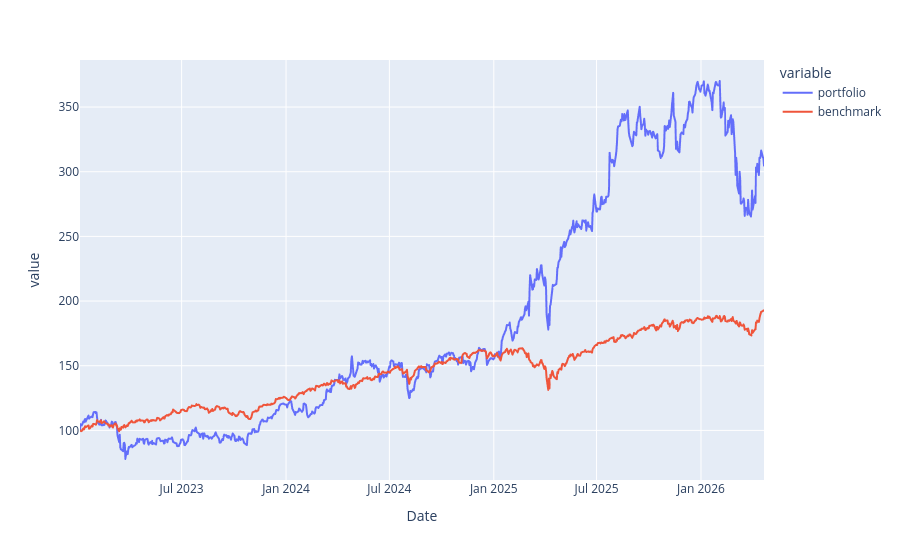

Notebook cell for this chart:
### Code cell
import plotly.express as px

px.line(benchmark(all_stocks, weights, "SPY", end, dt.datetime.today()))

### Figure 1 — Plotly figure (JSON) as saved in the notebook; plotly's stock layout.template omitted (floating-point values rounded to 4 significant figures; data arrays with more than 128 entries replaced by an {"elided": "..."} marker saying what was removed)
{"data": [{"hovertemplate": "variable=portfolio<br>Date=%{x}<br>value=%{y}<extra></extra>", "legendgroup": "portfolio", "line": {"color": "#636efa", "dash": "solid"}, "marker": {"symbol": "circle"}, "mode": "lines", "name": "portfolio", "showlegend": true, "type": "scattergl", "x": {"elided": "828 str values"}, "xaxis": "x", "y": {"elided": "828 float values"}, "yaxis": "y"}, {"hovertemplate": "variable=benchmark<br>Date=%{x}<br>value=%{y}<extra></extra>", "legendgroup": "benchmark", "line": {"color": "#EF553B", "dash": "solid"}, "marker": {"symbol": "circle"}, "mode": "lines", "name": "benchmark", "showlegend": true, "type": "scattergl", "x": {"elided": "828 str values"}, "xaxis": "x", "y": {"elided": "828 float values"}, "yaxis": "y"}], "layout": {"legend": {"title": {"text": "variable"}, "tracegroupgap": 0}, "margin": {"t": 60}, "xaxis": {"anchor": "y", "domain": [0, 1], "title": {"text": "Date"}}, "yaxis": {"anchor": "x", "domain": [0, 1], "title": {"text": "value"}}}}
